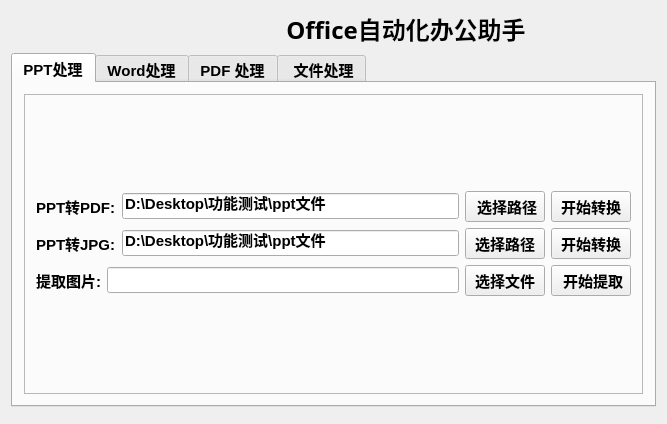
<?xml version="1.0" encoding="UTF-8"?>
<ui version="4.0">
 <class>Widget</class>
 <widget class="QWidget" name="Widget">
  <property name="geometry">
   <rect>
    <x>0</x>
    <y>0</y>
    <width>667</width>
    <height>424</height>
   </rect>
  </property>
  <property name="windowTitle">
   <string>Widget</string>
  </property>
  <property name="windowIcon">
   <iconset>
    <normaloff>../resource/picture/office365.png</normaloff>../resource/picture/office365.png</iconset>
  </property>
  <layout class="QVBoxLayout" name="verticalLayout_6">
   <property name="bottomMargin">
    <number>0</number>
   </property>
   <item>
    <layout class="QVBoxLayout" name="verticalLayout_5">
     <item>
      <layout class="QHBoxLayout" name="horizontalLayout_8">
       <property name="leftMargin">
        <number>100</number>
       </property>
       <property name="rightMargin">
        <number>130</number>
       </property>
       <item>
        <widget class="QLabel" name="label_9">
         <property name="text">
          <string/>
         </property>
         <property name="pixmap">
          <pixmap>../resource/picture/office365.png</pixmap>
         </property>
         <property name="alignment">
          <set>Qt::AlignRight|Qt::AlignTrailing|Qt::AlignVCenter</set>
         </property>
        </widget>
       </item>
       <item>
        <widget class="QLabel" name="label_8">
         <property name="maximumSize">
          <size>
           <width>16777215</width>
           <height>16777215</height>
          </size>
         </property>
         <property name="font">
          <font>
           <family>Arial Black</family>
           <pointsize>18</pointsize>
           <weight>75</weight>
           <bold>true</bold>
          </font>
         </property>
         <property name="text">
          <string>Office自动化办公助手</string>
         </property>
         <property name="pixmap">
          <pixmap>../resource/picture/office365.png</pixmap>
         </property>
         <property name="alignment">
          <set>Qt::AlignCenter</set>
         </property>
        </widget>
       </item>
      </layout>
     </item>
     <item>
      <widget class="QTabWidget" name="tabWidget">
       <property name="font">
        <font>
         <family>Arial</family>
         <pointsize>11</pointsize>
         <weight>75</weight>
         <bold>true</bold>
        </font>
       </property>
       <property name="tabPosition">
        <enum>QTabWidget::North</enum>
       </property>
       <property name="tabShape">
        <enum>QTabWidget::Rounded</enum>
       </property>
       <property name="currentIndex">
        <number>0</number>
       </property>
       <property name="iconSize">
        <size>
         <width>40</width>
         <height>40</height>
        </size>
       </property>
       <property name="elideMode">
        <enum>Qt::ElideLeft</enum>
       </property>
       <property name="usesScrollButtons">
        <bool>true</bool>
       </property>
       <property name="documentMode">
        <bool>false</bool>
       </property>
       <property name="tabsClosable">
        <bool>false</bool>
       </property>
       <property name="movable">
        <bool>false</bool>
       </property>
       <property name="tabBarAutoHide">
        <bool>false</bool>
       </property>
       <widget class="QWidget" name="tab_2">
        <attribute name="icon">
         <iconset>
          <normaloff>../resource/picture/powerpoint1.png</normaloff>../resource/picture/powerpoint1.png</iconset>
        </attribute>
        <attribute name="title">
         <string>PPT处理</string>
        </attribute>
        <layout class="QVBoxLayout" name="verticalLayout_2">
         <item>
          <widget class="QFrame" name="frame_2">
           <property name="frameShape">
            <enum>QFrame::StyledPanel</enum>
           </property>
           <property name="frameShadow">
            <enum>QFrame::Raised</enum>
           </property>
           <layout class="QVBoxLayout" name="verticalLayout_4">
            <item>
             <layout class="QVBoxLayout" name="verticalLayout_3">
              <item>
               <layout class="QHBoxLayout" name="horizontalLayout_2">
                <item>
                 <widget class="QLabel" name="label_2">
                  <property name="text">
                   <string>PPT转PDF:</string>
                  </property>
                 </widget>
                </item>
                <item>
                 <widget class="QLineEdit" name="pathPPT2PDF">
                  <property name="cursor">
                   <cursorShape>IBeamCursor</cursorShape>
                  </property>
                  <property name="text">
                   <string>D:\Desktop\功能测试\ppt文件</string>
                  </property>
                  <property name="dragEnabled">
                   <bool>true</bool>
                  </property>
                 </widget>
                </item>
                <item>
                 <widget class="QPushButton" name="chooseButtonPPT2PDF">
                  <property name="cursor">
                   <cursorShape>PointingHandCursor</cursorShape>
                  </property>
                  <property name="text">
                   <string> 选择路径</string>
                  </property>
                  <property name="icon">
                   <iconset>
                    <normaloff>../resource/picture/path.png</normaloff>../resource/picture/path.png</iconset>
                  </property>
                 </widget>
                </item>
                <item>
                 <widget class="QPushButton" name="convertButtonPPT2PDF">
                  <property name="cursor">
                   <cursorShape>PointingHandCursor</cursorShape>
                  </property>
                  <property name="text">
                   <string>开始转换</string>
                  </property>
                  <property name="icon">
                   <iconset>
                    <normaloff>../resource/picture/start.png</normaloff>../resource/picture/start.png</iconset>
                  </property>
                 </widget>
                </item>
               </layout>
              </item>
              <item>
               <layout class="QHBoxLayout" name="horizontalLayout_3">
                <item>
                 <widget class="QLabel" name="label_3">
                  <property name="text">
                   <string>PPT转JPG:</string>
                  </property>
                 </widget>
                </item>
                <item>
                 <widget class="QLineEdit" name="pathPPT2JPG">
                  <property name="cursor">
                   <cursorShape>IBeamCursor</cursorShape>
                  </property>
                  <property name="text">
                   <string>D:\Desktop\功能测试\ppt文件</string>
                  </property>
                  <property name="dragEnabled">
                   <bool>true</bool>
                  </property>
                 </widget>
                </item>
                <item>
                 <widget class="QPushButton" name="chooseButtonPPT2JPG">
                  <property name="cursor">
                   <cursorShape>PointingHandCursor</cursorShape>
                  </property>
                  <property name="text">
                   <string>选择路径</string>
                  </property>
                  <property name="icon">
                   <iconset>
                    <normaloff>../resource/picture/path.png</normaloff>../resource/picture/path.png</iconset>
                  </property>
                 </widget>
                </item>
                <item>
                 <widget class="QPushButton" name="convertButtonPPT2JPG">
                  <property name="cursor">
                   <cursorShape>PointingHandCursor</cursorShape>
                  </property>
                  <property name="text">
                   <string>开始转换</string>
                  </property>
                  <property name="icon">
                   <iconset>
                    <normaloff>../resource/picture/start.png</normaloff>../resource/picture/start.png</iconset>
                  </property>
                 </widget>
                </item>
               </layout>
              </item>
              <item>
               <layout class="QHBoxLayout" name="horizontalLayout_7">
                <item>
                 <widget class="QLabel" name="label_6">
                  <property name="text">
                   <string>提取图片:</string>
                  </property>
                 </widget>
                </item>
                <item>
                 <widget class="QLineEdit" name="pathImageExtract"/>
                </item>
                <item>
                 <widget class="QPushButton" name="chooseButtonImageExtract">
                  <property name="cursor">
                   <cursorShape>PointingHandCursor</cursorShape>
                  </property>
                  <property name="text">
                   <string>选择文件</string>
                  </property>
                  <property name="icon">
                   <iconset>
                    <normaloff>../resource/picture/path.png</normaloff>../resource/picture/path.png</iconset>
                  </property>
                 </widget>
                </item>
                <item>
                 <widget class="QPushButton" name="ExtractButton">
                  <property name="cursor">
                   <cursorShape>PointingHandCursor</cursorShape>
                  </property>
                  <property name="text">
                   <string> 开始提取</string>
                  </property>
                  <property name="icon">
                   <iconset>
                    <normaloff>../resource/picture/start.png</normaloff>../resource/picture/start.png</iconset>
                  </property>
                 </widget>
                </item>
               </layout>
              </item>
             </layout>
            </item>
           </layout>
          </widget>
         </item>
        </layout>
       </widget>
       <widget class="QWidget" name="tab">
        <attribute name="icon">
         <iconset>
          <normaloff>../resource/picture/word1.png</normaloff>../resource/picture/word1.png</iconset>
        </attribute>
        <attribute name="title">
         <string>Word处理</string>
        </attribute>
        <layout class="QVBoxLayout" name="verticalLayout">
         <item>
          <widget class="QFrame" name="frame">
           <property name="frameShape">
            <enum>QFrame::StyledPanel</enum>
           </property>
           <property name="frameShadow">
            <enum>QFrame::Raised</enum>
           </property>
           <layout class="QVBoxLayout" name="verticalLayout_12">
            <item>
             <layout class="QVBoxLayout" name="verticalLayout_11">
              <item>
               <layout class="QHBoxLayout" name="horizontalLayout_4">
                <item>
                 <widget class="QLabel" name="labelWord2Pdf">
                  <property name="text">
                   <string>Word转PDF：</string>
                  </property>
                 </widget>
                </item>
                <item>
                 <widget class="QLineEdit" name="pathWord2PDF">
                  <property name="cursor">
                   <cursorShape>IBeamCursor</cursorShape>
                  </property>
                  <property name="acceptDrops">
                   <bool>true</bool>
                  </property>
                  <property name="text">
                   <string>D:\Desktop\功能测试\word文件</string>
                  </property>
                  <property name="dragEnabled">
                   <bool>true</bool>
                  </property>
                 </widget>
                </item>
                <item>
                 <widget class="QPushButton" name="chooseButtonWord2PDF">
                  <property name="cursor">
                   <cursorShape>PointingHandCursor</cursorShape>
                  </property>
                  <property name="text">
                   <string> 选择路径</string>
                  </property>
                  <property name="icon">
                   <iconset>
                    <normaloff>../resource/picture/path.png</normaloff>../resource/picture/path.png</iconset>
                  </property>
                 </widget>
                </item>
                <item>
                 <widget class="QPushButton" name="convertButtonWord2PDF">
                  <property name="cursor">
                   <cursorShape>PointingHandCursor</cursorShape>
                  </property>
                  <property name="text">
                   <string>开始转换</string>
                  </property>
                  <property name="icon">
                   <iconset>
                    <normaloff>../resource/picture/start.png</normaloff>../resource/picture/start.png</iconset>
                  </property>
                 </widget>
                </item>
               </layout>
              </item>
              <item>
               <layout class="QHBoxLayout" name="horizontalLayout_15">
                <item>
                 <widget class="QLabel" name="label_13">
                  <property name="text">
                   <string>关键字替换:</string>
                  </property>
                 </widget>
                </item>
                <item>
                 <widget class="QLineEdit" name="pathKeywordReplace">
                  <property name="text">
                   <string>D:\Desktop\功能测试\word文件\替换关键字</string>
                  </property>
                 </widget>
                </item>
                <item>
                 <widget class="QPushButton" name="chooseButtonKeywordReplace">
                  <property name="text">
                   <string>选择路径</string>
                  </property>
                  <property name="icon">
                   <iconset>
                    <normaloff>../resource/picture/path.png</normaloff>../resource/picture/path.png</iconset>
                  </property>
                 </widget>
                </item>
                <item>
                 <widget class="QPushButton" name="adjustButtonKeyword">
                  <property name="text">
                   <string> 调整参数</string>
                  </property>
                  <property name="icon">
                   <iconset>
                    <normaloff>../resource/picture/setting.png</normaloff>../resource/picture/setting.png</iconset>
                  </property>
                 </widget>
                </item>
               </layout>
              </item>
             </layout>
            </item>
           </layout>
          </widget>
         </item>
        </layout>
       </widget>
       <widget class="QWidget" name="tab_4">
        <attribute name="icon">
         <iconset>
          <normaloff>../resource/picture/pdf1.png</normaloff>../resource/picture/pdf1.png</iconset>
        </attribute>
        <attribute name="title">
         <string>PDF 处理</string>
        </attribute>
        <layout class="QVBoxLayout" name="verticalLayout_10">
         <item>
          <layout class="QVBoxLayout" name="verticalLayout_9">
           <item>
            <layout class="QHBoxLayout" name="horizontalLayout_5">
             <item>
              <widget class="QLabel" name="label_4">
               <property name="text">
                <string>添加水印:</string>
               </property>
              </widget>
             </item>
             <item>
              <widget class="QLineEdit" name="pathAddWatermark">
               <property name="text">
                <string>D:\Desktop\功能测试\PDF文件</string>
               </property>
              </widget>
             </item>
             <item>
              <widget class="QPushButton" name="choosePathAddWatermarkButton">
               <property name="cursor">
                <cursorShape>PointingHandCursor</cursorShape>
               </property>
               <property name="text">
                <string>选择路径</string>
               </property>
               <property name="icon">
                <iconset>
                 <normaloff>../resource/picture/path.png</normaloff>../resource/picture/path.png</iconset>
               </property>
              </widget>
             </item>
             <item>
              <widget class="QPushButton" name="addWatermarkButton">
               <property name="cursor">
                <cursorShape>PointingHandCursor</cursorShape>
               </property>
               <property name="text">
                <string> 参数设置</string>
               </property>
               <property name="icon">
                <iconset>
                 <normaloff>../resource/picture/setting.png</normaloff>../resource/picture/setting.png</iconset>
               </property>
              </widget>
             </item>
            </layout>
           </item>
           <item>
            <layout class="QHBoxLayout" name="horizontalLayout_13">
             <item>
              <widget class="QLabel" name="label_7">
               <property name="text">
                <string>批量加密:</string>
               </property>
              </widget>
             </item>
             <item>
              <widget class="QLineEdit" name="pathEncryption">
               <property name="text">
                <string>D:\Desktop\功能测试\PDF文件</string>
               </property>
              </widget>
             </item>
             <item>
              <widget class="QPushButton" name="choosePathEncryption">
               <property name="cursor">
                <cursorShape>PointingHandCursor</cursorShape>
               </property>
               <property name="text">
                <string>选择路径</string>
               </property>
               <property name="icon">
                <iconset>
                 <normaloff>../resource/picture/path.png</normaloff>../resource/picture/path.png</iconset>
               </property>
              </widget>
             </item>
             <item>
              <widget class="QPushButton" name="encryptionButton">
               <property name="cursor">
                <cursorShape>PointingHandCursor</cursorShape>
               </property>
               <property name="text">
                <string>开始</string>
               </property>
               <property name="icon">
                <iconset>
                 <normaloff>../resource/picture/start.png</normaloff>../resource/picture/start.png</iconset>
               </property>
              </widget>
             </item>
            </layout>
           </item>
           <item>
            <layout class="QHBoxLayout" name="horizontalLayout_14">
             <item>
              <widget class="QLabel" name="label_12">
               <property name="text">
                <string>批量解密:</string>
               </property>
              </widget>
             </item>
             <item>
              <widget class="QLineEdit" name="pathDecrypt">
               <property name="text">
                <string>D:\Desktop\功能测试\PDF文件</string>
               </property>
              </widget>
             </item>
             <item>
              <widget class="QPushButton" name="choosePathDecryption">
               <property name="cursor">
                <cursorShape>PointingHandCursor</cursorShape>
               </property>
               <property name="text">
                <string>选择路径</string>
               </property>
               <property name="icon">
                <iconset>
                 <normaloff>../resource/picture/path.png</normaloff>../resource/picture/path.png</iconset>
               </property>
              </widget>
             </item>
             <item>
              <widget class="QPushButton" name="DecryptionButton">
               <property name="cursor">
                <cursorShape>PointingHandCursor</cursorShape>
               </property>
               <property name="text">
                <string>开始</string>
               </property>
               <property name="icon">
                <iconset>
                 <normaloff>../resource/picture/start.png</normaloff>../resource/picture/start.png</iconset>
               </property>
              </widget>
             </item>
            </layout>
           </item>
          </layout>
         </item>
        </layout>
       </widget>
       <widget class="QWidget" name="tab_3">
        <attribute name="icon">
         <iconset>
          <normaloff>../resource/picture/file1.png</normaloff>../resource/picture/file1.png</iconset>
        </attribute>
        <attribute name="title">
         <string> 文件处理</string>
        </attribute>
        <layout class="QVBoxLayout" name="verticalLayout_14">
         <item>
          <layout class="QHBoxLayout" name="horizontalLayout">
           <item>
            <widget class="QLabel" name="label">
             <property name="text">
              <string>文件分类：</string>
             </property>
            </widget>
           </item>
           <item>
            <widget class="QLineEdit" name="pathFileClassication">
             <property name="text">
              <string>D:\Desktop\功能测试\文件分类功能展示</string>
             </property>
            </widget>
           </item>
           <item>
            <widget class="QPushButton" name="chooseButtonFileClassification">
             <property name="cursor">
              <cursorShape>PointingHandCursor</cursorShape>
             </property>
             <property name="text">
              <string>选择路径</string>
             </property>
             <property name="icon">
              <iconset>
               <normaloff>E:/图吧工具箱/skin/user/系统信息.png</normaloff>E:/图吧工具箱/skin/user/系统信息.png</iconset>
             </property>
            </widget>
           </item>
           <item>
            <widget class="QPushButton" name="classificationButton">
             <property name="cursor">
              <cursorShape>PointingHandCursor</cursorShape>
             </property>
             <property name="text">
              <string>开始处理</string>
             </property>
             <property name="icon">
              <iconset>
               <normaloff>../resource/picture/start.png</normaloff>../resource/picture/start.png</iconset>
             </property>
            </widget>
           </item>
          </layout>
         </item>
         <item>
          <layout class="QHBoxLayout" name="horizontalLayout_6">
           <item>
            <widget class="QLabel" name="label_5">
             <property name="text">
              <string>冗余文件处理：</string>
             </property>
            </widget>
           </item>
           <item>
            <widget class="QLineEdit" name="pathDuplicateFile">
             <property name="text">
              <string>D:\Desktop\功能测试\检测重复文件功能展示</string>
             </property>
            </widget>
           </item>
           <item>
            <widget class="QPushButton" name="chooseDuplicateFileButton">
             <property name="cursor">
              <cursorShape>PointingHandCursor</cursorShape>
             </property>
             <property name="text">
              <string>选择路径</string>
             </property>
             <property name="icon">
              <iconset>
               <normaloff>../resource/picture/path.png</normaloff>../resource/picture/path.png</iconset>
             </property>
            </widget>
           </item>
           <item>
            <widget class="QPushButton" name="duplicateFileButton">
             <property name="cursor">
              <cursorShape>PointingHandCursor</cursorShape>
             </property>
             <property name="text">
              <string>开始处理</string>
             </property>
             <property name="icon">
              <iconset>
               <normaloff>../resource/picture/start.png</normaloff>../resource/picture/start.png</iconset>
             </property>
            </widget>
           </item>
          </layout>
         </item>
        </layout>
       </widget>
      </widget>
     </item>
     <item>
      <spacer name="horizontalSpacer">
       <property name="orientation">
        <enum>Qt::Horizontal</enum>
       </property>
       <property name="sizeHint" stdset="0">
        <size>
         <width>531</width>
         <height>17</height>
        </size>
       </property>
      </spacer>
     </item>
    </layout>
   </item>
  </layout>
 </widget>
 <layoutdefault spacing="6" margin="11"/>
 <resources/>
 <connections/>
</ui>
